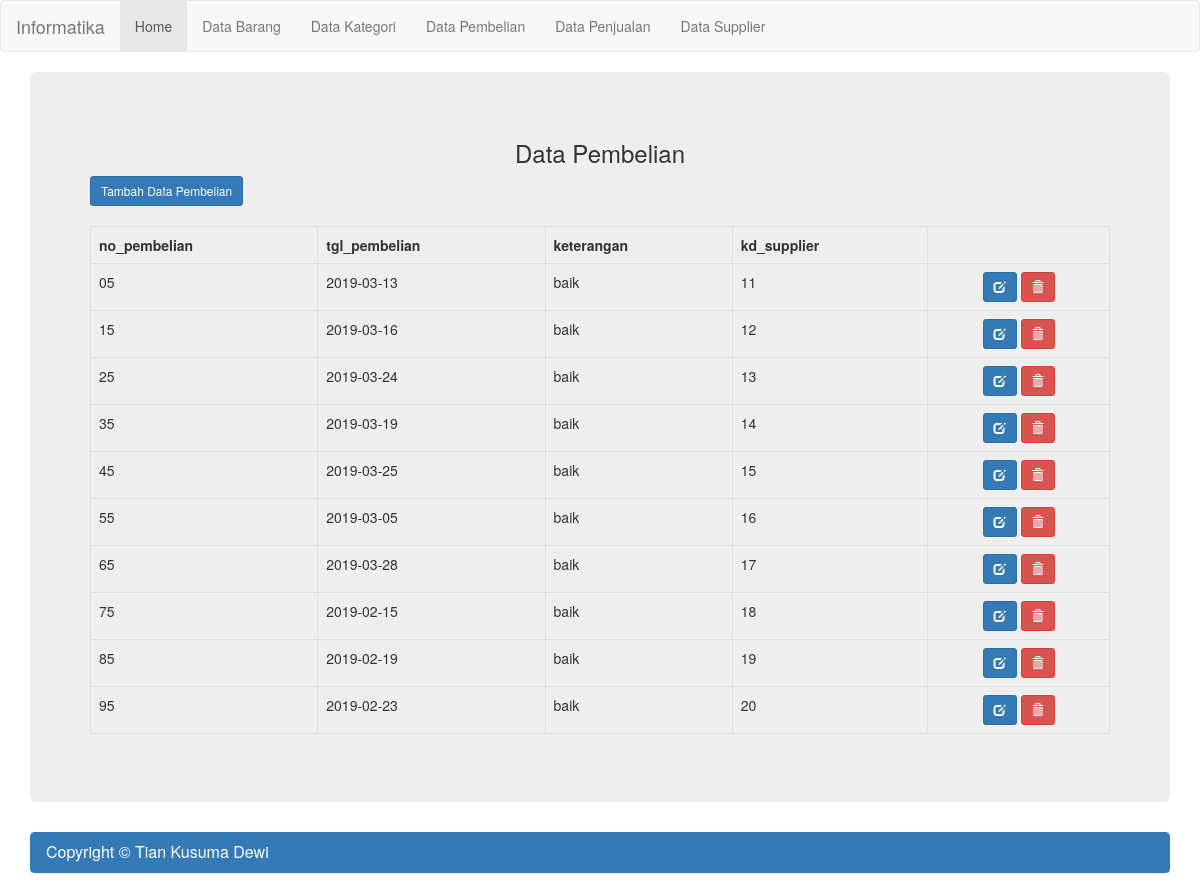
/tugas_tian/index.php?halaman=data_pembelian, run on the app's committed database.
### tables this page shows
CREATE TABLE IF NOT EXISTS `data_pembelian` (
  `no_pembelian` char(7) NOT NULL,
  `tgl_pembelian` date NOT NULL,
  `keterangan` varchar(100) NOT NULL,
  `kd_supplier` char(4) NOT NULL
);

### tugas_tian/data_pembelian.php (the view, shortened to what this page needs)
<?php
include("koneksi.php");
?>
<h3 align="center">Data Pembelian</h3>
<a href="?halaman=data_pembelian_tambah" class="btn btn-primary btn-sm">Tambah Data Pembelian</a><br /><br />
<div class="table-responsive">
<table class="table table-bordered table-hover">
	<tr>
		<th>no_pembelian</th>
		<th>tgl_pembelian</th>
		<th>keterangan</th>
		<th>kd_supplier</th>
	</tr>
<?php
	$query=("SELECT * FROM data_pembelian");
	$lihat = mysqli_query($koneksi, $query) or die('Error, query failed. ' . mysqli_error());
	while($r=mysqli_fetch_array($lihat)){
?>
	<tr>
		<td><?php echo"$r[no_pembelian]";?></td>
		<td><?php echo"$r[tgl_pembelian]";?></td>
		<td><?php echo"$r[keterangan]";?></td>
		<td><?php echo"$r[kd_supplier]";?></td>
		<td align="center">
			<a href="?halaman=data_pembelian_edit&id=<?php echo"$r[no_pembelian]";?>" title="Edit Data"
			class="btn btn-primary btn-sm"><span class="glyphicon glyphicon-edit" aria-hidden="true"></span></a>
			<a herf="?halaman=data_pembelian_hapus&id=<?php echo"$r[no_pembelian]";?>" title="Hapus Data"
			class="btn btn-danger btn-sm"><span class="glyphicon glyphicon-trash" aria-hidden="true"></span></a>
	</tr>
<?php
} ?>
</table>
</div>

### data on the page
data_pembelian: no_pembelian "05", tgl_pembelian "2019-03-13", keterangan "baik", kd_supplier "11"
data_pembelian: no_pembelian "15", tgl_pembelian "2019-03-16", keterangan "baik", kd_supplier "12"
data_pembelian: no_pembelian "25", tgl_pembelian "2019-03-24", keterangan "baik", kd_supplier "13"
data_pembelian: no_pembelian "35", tgl_pembelian "2019-03-19", keterangan "baik", kd_supplier "14"
data_pembelian: no_pembelian "45", tgl_pembelian "2019-03-25", keterangan "baik", kd_supplier "15"
data_pembelian: no_pembelian "55", tgl_pembelian "2019-03-05", keterangan "baik", kd_supplier "16"
data_pembelian: no_pembelian "65", tgl_pembelian "2019-03-28", keterangan "baik", kd_supplier "17"
data_pembelian: no_pembelian "75", tgl_pembelian "2019-02-15", keterangan "baik", kd_supplier "18"
data_pembelian: no_pembelian "85", tgl_pembelian "2019-02-19", keterangan "baik", kd_supplier "19"
data_pembelian: no_pembelian "95", tgl_pembelian "2019-02-23", keterangan "baik", kd_supplier "20"
